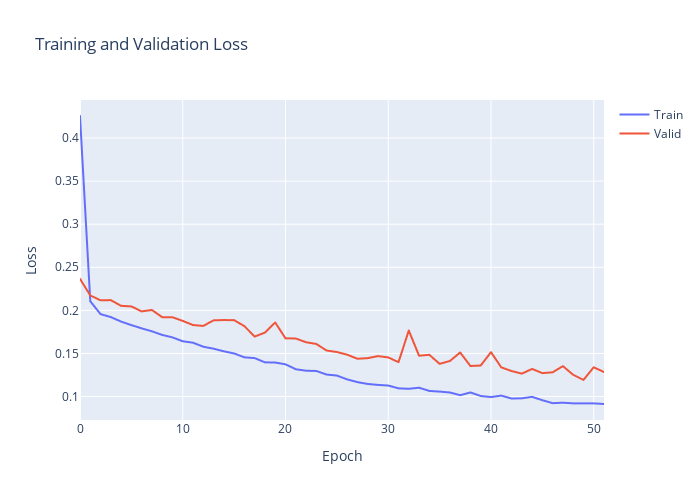

Notebook code for this chart:
### Markdown cell above
Plot for Loss Train vs Valid

### Code cell
import plotly.graph_objects as go
result_plot = go.Figure()
result_plot.add_trace(go.Scattergl(y=history.history['loss'],
                    name='Train'))

result_plot.add_trace(go.Scattergl(y=history.history['val_loss'],
                    name='Valid'))

result_plot.update_layout(height=500, width=700,
                  xaxis_title='Epoch',
                  yaxis_title='Loss', 
                  title="Training and Validation Loss")

result_plot.show()

### Figure 1 — Plotly figure (JSON) as saved in the notebook; plotly's stock layout.template omitted (floating-point values rounded to 4 significant figures)
{"data": [{"name": "Train", "type": "scattergl", "y": [0.4256, 0.2106, 0.1956, 0.1922, 0.187, 0.1829, 0.1792, 0.1757, 0.1715, 0.1687, 0.1642, 0.1625, 0.1578, 0.1555, 0.1525, 0.15, 0.1455, 0.1446, 0.1397, 0.1395, 0.1374, 0.1317, 0.13, 0.1297, 0.1255, 0.1244, 0.1199, 0.1168, 0.1146, 0.1135, 0.1128, 0.1095, 0.109, 0.1103, 0.1065, 0.1058, 0.1047, 0.1016, 0.1048, 0.1007, 0.09941, 0.1011, 0.09773, 0.09798, 0.09965, 0.09576, 0.09231, 0.09287, 0.09212, 0.09207, 0.09205, 0.09137]}, {"name": "Valid", "type": "scattergl", "y": [0.2366, 0.2173, 0.2117, 0.2119, 0.2053, 0.2046, 0.1988, 0.2005, 0.1921, 0.192, 0.1878, 0.183, 0.182, 0.1885, 0.1888, 0.1886, 0.1817, 0.1696, 0.1742, 0.186, 0.1676, 0.1674, 0.163, 0.161, 0.1534, 0.1517, 0.1486, 0.1439, 0.1446, 0.1469, 0.1454, 0.1399, 0.1766, 0.1473, 0.1484, 0.1379, 0.1413, 0.1511, 0.1355, 0.136, 0.1515, 0.1339, 0.1296, 0.1266, 0.132, 0.1272, 0.1281, 0.1353, 0.1252, 0.1193, 0.134, 0.1284]}], "layout": {"height": 500, "title": {"text": "Training and Validation Loss"}, "width": 700, "xaxis": {"title": {"text": "Epoch"}}, "yaxis": {"title": {"text": "Loss"}}}}
